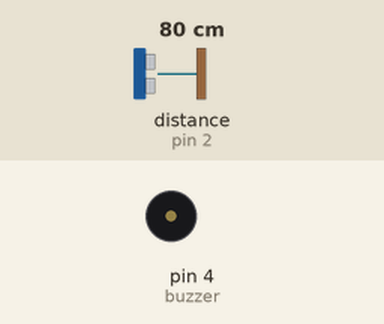
Simulated run of this sketch. Board: Arduino Uno, built with avr-gcc and run on an emulated ATmega328P. On the bench: buzzer (waves = sounding, pin HIGH). The inputs (shaded band) are chosen by the test bench; at power-on: distance to the obstacle (sensor on pin 2) 80 cm. The echo pulse lasts 58.3 µs per cm; what the sketch prints to the serial monitor is not drawn.

Above: at 0.2 s.
Timing chart, 0 to 3.0 s (numbered marks = the images above):
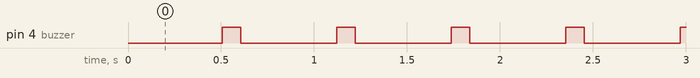

Measured:
- by itself, pin 4 (buzzer): alternates HIGH for 0.10 s and LOW for 0.52 s

The sketch:

SENSOR_ULTRASONIK.ino
```cpp
//Download dan masukan Library NewPing
#include <NewPing.h>
//Inisialisasi pembuatan variable
int buzzer =4;
int triger =3;
int echo =2;
int batas =200; //Maksimal 400 cm
NewPing cm(triger,echo,batas);
void setup() {
 //Menentukan Fungsionalitas dari PIN pada Microcontroller
 pinMode(buzzer,OUTPUT);
 Serial.begin(115200); //baudrate yang digunakan untuk komunikasi microcontroller dengan komputer
}
void loop() {
 //Program yang akan dijalankan berulang-ulang
 int bacaJarak=cm.ping_cm();
 //Print ke Serial Monitor
 Serial.print("Data jarak:");
 Serial.print(bacaJarak);
 Serial.print(" cm");
 Serial.println();
 delay(500); //Jeda waktu perulagan seama 500 mili detik

 if (bacaJarak <=20){//LEBIH DARI
  digitalWrite(buzzer,HIGH);
  delay(150);
  digitalWrite(buzzer,LOW);
  delay(100);

 }
 else if(bacaJarak >=20){//Kurang dari 20)
    digitalWrite(buzzer,HIGH);
    delay(100);
      digitalWrite(buzzer,LOW);
  delay(10);
  }
   else if(bacaJarak >=5){//Kurang dari 5)
    digitalWrite(buzzer,HIGH);
    delay(100);
      digitalWrite(buzzer,LOW);
  delay(50);
  }
  else{
    }
      digitalWrite(buzzer,LOW);
}
```
